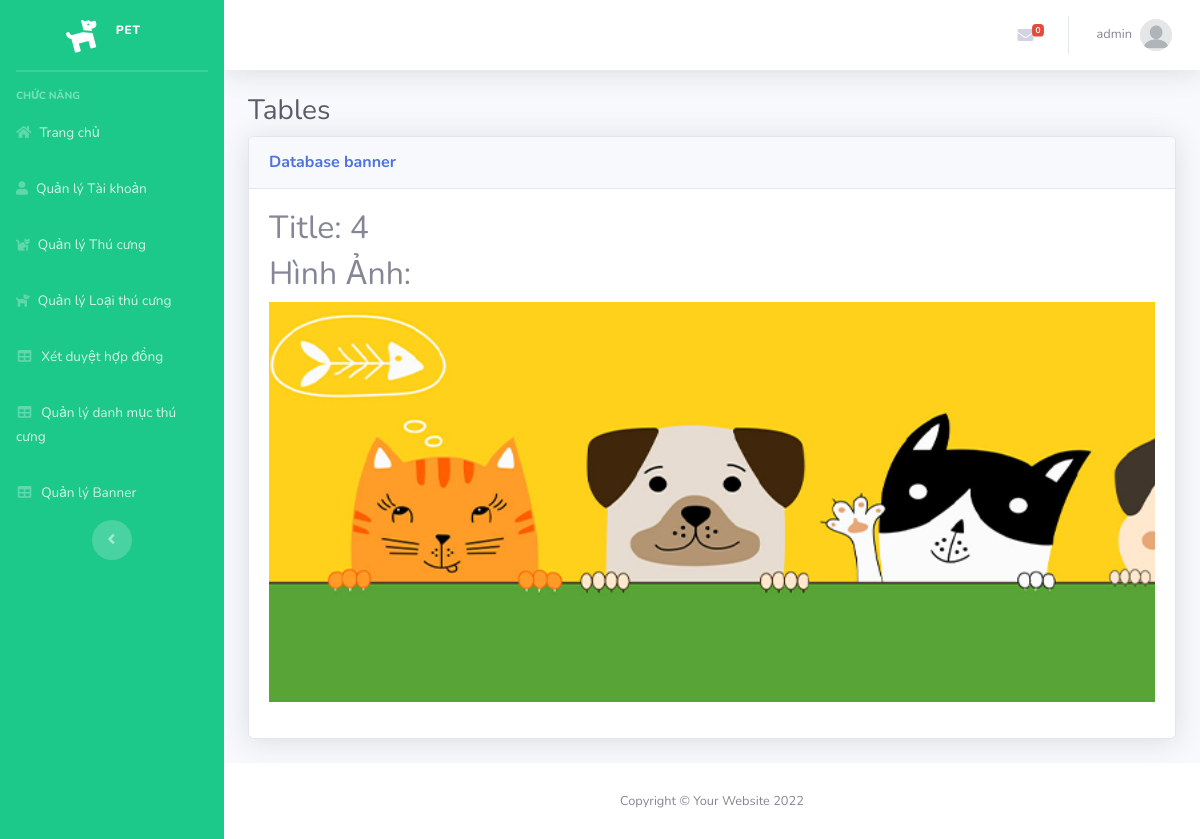
/Admin/index.php?mod=banner&act=detail&id=4 (signed in), run on the app's committed database.
### tables this page shows
CREATE TABLE `banner` (
  `Id` int(11) NOT NULL,
  `HinhAnh` varchar(255) DEFAULT NULL
);

### Admin/MVC/controllers/BannerController.php (called while the page is built, shortened)
<?php
class BannerController
{
	var $banner_model;
	function __construct()
	{
		$this->banner_model = new Banner();
	}
	public function detail()
	{
		$id = isset($_GET['id']) ? $_GET['id'] : 5;
		$data = $this->banner_model->find($id);
		require_once("MVC/Views/Admin/index.php");
	}
}

### Admin/MVC/Models/connection.php (called while the page is built, shortened)
<?php
    class Connection{
        function __construct()
        {
            $severname ="localhost";
            $username ="root";
            $password ="";
            $db_name ="pet";
            $this->conn = new mysqli($severname,$username,$password,$db_name);
        }
    }
?>

### Admin/MVC/Models/model.php (called while the page is built, shortened)
<?php
require_once("connection.php");
class Model
{
    var $conn;
    var $table;
    var $contens;
    function __construct()
    {
        $conn_obj = new Connection();
        $this->conn = $conn_obj->conn;
    }
    function find($id)
    {
        $query = "select * from $this->table where $this->contens =$id";
        return $this->conn->query($query)->fetch_assoc();
    }
}

### Admin/MVC/Views/banner/detail.php (the view)
<table class="table table-bordered" id="dataTable" width="100%" cellspacing="0">
    <h2>Title: <?= $data['Id'] ?></h2>
    <h2>Hình Ảnh: </h2>
    <a><img src="../public/<?=$data['HinhAnh']?>" height="400px"></a>
</table>

### data on the page
banner: Id "4", HinhAnh (picture)

### other printed values
$_SESSION['login']['TaiKhoan'] "admin"
$mod "banner"
